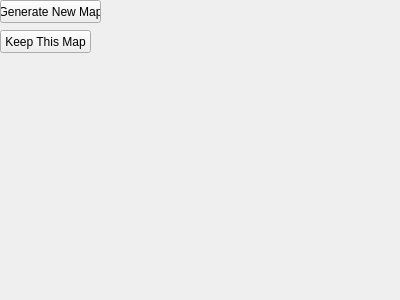
<?xml version="1.0" encoding="UTF-8"?>
<ui version="4.0">
 <class>MapOptions</class>
 <widget class="QWidget" name="MapOptions">
  <property name="geometry">
   <rect>
    <x>0</x>
    <y>0</y>
    <width>400</width>
    <height>300</height>
   </rect>
  </property>
  <property name="windowTitle">
   <string>Form</string>
  </property>
  <widget class="QPushButton" name="newMap">
   <property name="geometry">
    <rect>
     <x>0</x>
     <y>0</y>
     <width>101</width>
     <height>23</height>
    </rect>
   </property>
   <property name="text">
    <string>Generate New Map</string>
   </property>
  </widget>
  <widget class="QPushButton" name="keepButton">
   <property name="geometry">
    <rect>
     <x>0</x>
     <y>30</y>
     <width>91</width>
     <height>23</height>
    </rect>
   </property>
   <property name="text">
    <string>Keep This Map</string>
   </property>
  </widget>
 </widget>
 <resources/>
 <connections/>
</ui>
